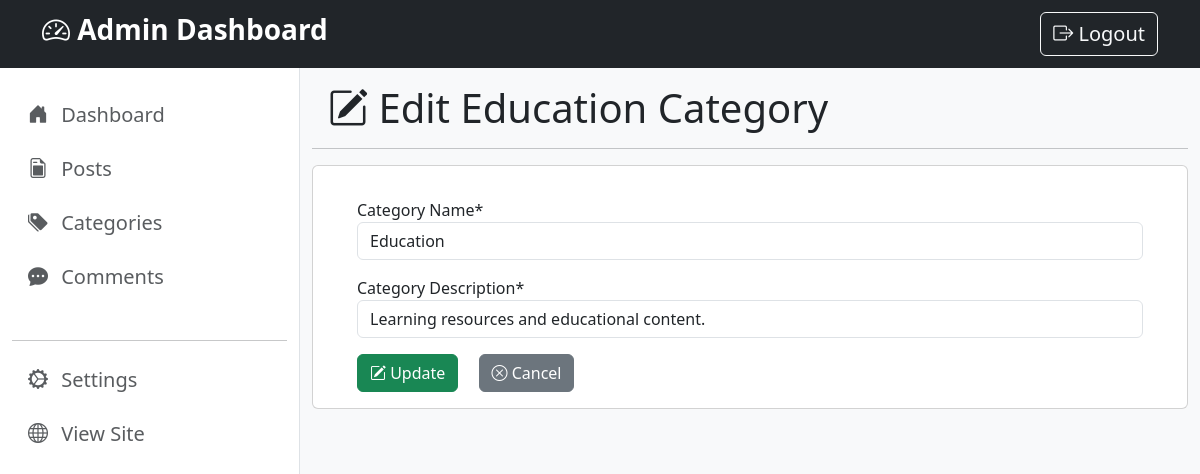
Page /admin/categories/edit.php?id=11&name=Education on the committed database.
### tables this page shows
CREATE TABLE `categories` (
  `id` int(11) NOT NULL,
  `name` varchar(255) NOT NULL,
  `description` text NOT NULL,
  `created_at` timestamp NOT NULL DEFAULT current_timestamp()
);

### admin/categories/edit.php (the view, shortened to what this page needs)
<?php
include("../../config/database.php");
include("../includes/header.php");
$id = $_GET["id"];
$name = $_GET["name"];
$sql = "SELECT * FROM `categories` WHERE id=?";
$stmt = $conn->prepare($sql);
$stmt->execute([$id]);
$result = $stmt->fetch(PDO::FETCH_ASSOC);
?>
<div class="container-fluid" style="height: 100vh;">
    <div class="row">
        <?php include("../includes/sidebar.php"); ?>
        <div class="col  bg-light " style="height: 150vh;">
            <h1 class="m-3"><i class="bi bi-pencil-square"></i> Edit <?= htmlspecialchars($name) ?> Category</h1>
            <hr>
            <div class="container bg-white p-3 card">
                <form action="" method="POST">
                    <div class="container">
                        <div class="item m-3">
                            <label for="name">Category Name*</label>
                            <input type="text" class=" form-control w-100" name="name" id="name"
                                value="<?= htmlspecialchars($result["name"]) ?>" required>
                        </div>
                        <div class="item m-3">
                            <label for="description">Category Description*</label>
                            <input type="text" class=" form-control" name="description" id="description"
                                value="<?= htmlspecialchars($result["description"]) ?>" required>
                        </div>
                        <button type="submit" class="btn btn-success ms-3"> <i class="bi bi-pencil-square"></i>
                            Update</button>
                        <a href="index.php" class="btn btn-secondary ms-3"> <i class="bi bi-x-circle"></i> Cancel</a>
                    </div>
                </form>
            </div>
        </div>
    </div>
</div>
<?php include("../includes/footer.php") ?>

### rows in the picture
categories: name "Education", description "Learning resources and educational content."

### other values in the picture
$name "Education"
